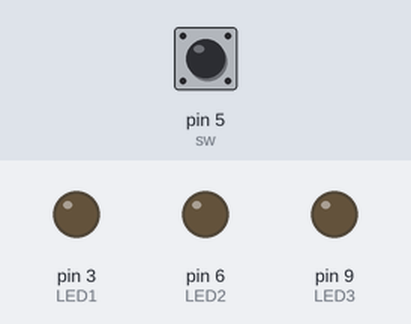
A sketch run on a simulated Arduino Uno, built with avr-gcc and run on an emulated ATmega328P. On the bench: output pins drawn as LEDs (lit = HIGH). The test bench sets the inputs (shaded band); at power-on: pin 5 (sw) HIGH.

Above: at 1.2 s.
1.3 s: pin 5 (sw) pulled LOW for 0.15 s
At 1.37 s:
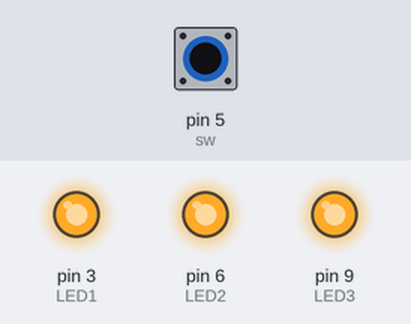
2.9 s: pin 5 (sw) pulled LOW for 3.2 s
At 7.4 s:
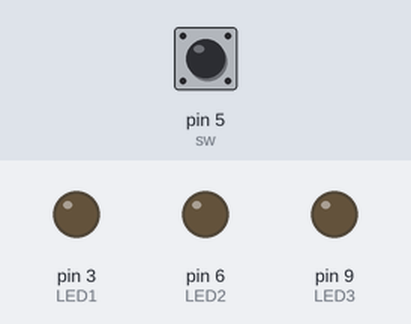
Timing chart, 0 to 8.9 s (numbered marks = the images above; inputs shaded):
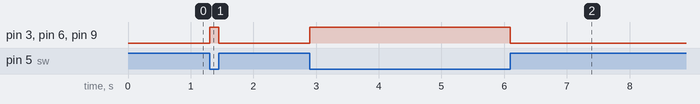

Measured:
- after the input at 1.3 s, pin 3 (LED1), pin 6 (LED2), pin 9 (LED3): LOW → HIGH at once, → LOW 0.15 s later
- after the input at 2.9 s, pin 3 (LED1), pin 6 (LED2), pin 9 (LED3): LOW → HIGH at once, → LOW 3.2 s later

The sketch:

2-3h_mar28f.ino
```cpp
int sw = 5;
int LED1 = 3;
int LED2 = 6;
int LED3 = 9;
void setup() {
  pinMode(sw, INPUT_PULLUP);
  pinMode(LED1, OUTPUT);
  pinMode(LED2, OUTPUT);
  pinMode(LED3, OUTPUT);
}

void loop() {

  if(digitalRead(sw) == LOW)
  {
    digitalWrite(LED1, HIGH);
    digitalWrite(LED2, HIGH);
    digitalWrite(LED3, HIGH);
  }

  else
  {
    digitalWrite(LED1, LOW);
    digitalWrite(LED2, LOW);
    digitalWrite(LED3, LOW);
  }


}
```
